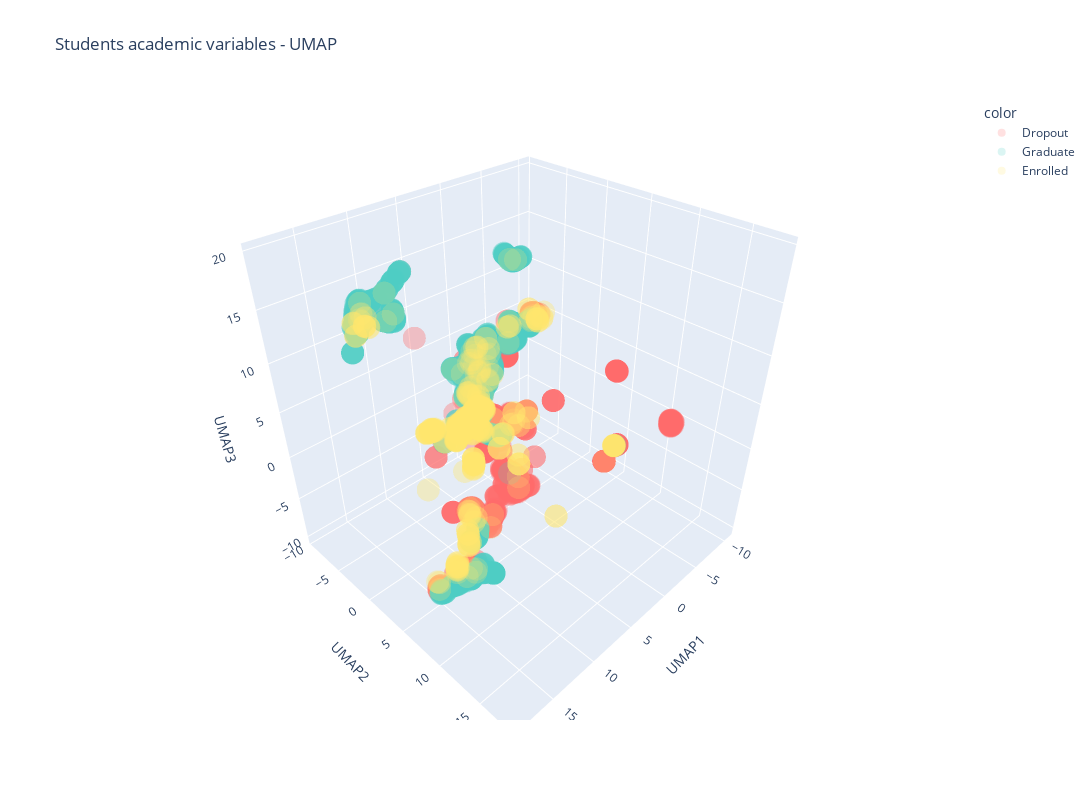

Notebook code cell kept with this figure:
### Code cell
fig = px.scatter_3d(embedding_3d_df, x='UMAP1', y='UMAP2', z='UMAP3',color=students["target"],
                    title="Students academic variables - UMAP", height = 800, width = 1100,
                    color_discrete_map=target_palette,
                    opacity = 0.2)
fig.show()

### Figure 1 — Plotly figure (JSON) as saved in the notebook; plotly's stock layout.template omitted (floating-point values rounded to 4 significant figures; data arrays with more than 128 entries replaced by an {"elided": "..."} marker saying what was removed)
{"data": [{"hovertemplate": "color=Dropout<br>UMAP1=%{x}<br>UMAP2=%{y}<br>UMAP3=%{z}<extra></extra>", "legendgroup": "Dropout", "marker": {"color": "#FF6B6B", "opacity": 0.2, "symbol": "circle"}, "mode": "markers", "name": "Dropout", "scene": "scene", "showlegend": true, "type": "scatter3d", "x": {"elided": "1421 float values"}, "y": {"elided": "1421 float values"}, "z": {"elided": "1421 float values"}}, {"hovertemplate": "color=Graduate<br>UMAP1=%{x}<br>UMAP2=%{y}<br>UMAP3=%{z}<extra></extra>", "legendgroup": "Graduate", "marker": {"color": "#4ECDC4", "opacity": 0.2, "symbol": "circle"}, "mode": "markers", "name": "Graduate", "scene": "scene", "showlegend": true, "type": "scatter3d", "x": {"elided": "2209 float values"}, "y": {"elided": "2209 float values"}, "z": {"elided": "2209 float values"}}, {"hovertemplate": "color=Enrolled<br>UMAP1=%{x}<br>UMAP2=%{y}<br>UMAP3=%{z}<extra></extra>", "legendgroup": "Enrolled", "marker": {"color": "#FFE66D", "opacity": 0.2, "symbol": "circle"}, "mode": "markers", "name": "Enrolled", "scene": "scene", "showlegend": true, "type": "scatter3d", "x": {"elided": "794 float values"}, "y": {"elided": "794 float values"}, "z": {"elided": "794 float values"}}], "layout": {"height": 800, "legend": {"title": {"text": "color"}, "tracegroupgap": 0}, "scene": {"domain": {"x": [0, 1], "y": [0, 1]}, "xaxis": {"title": {"text": "UMAP1"}}, "yaxis": {"title": {"text": "UMAP2"}}, "zaxis": {"title": {"text": "UMAP3"}}}, "title": {"text": "Students academic variables - UMAP"}, "width": 1100}}
